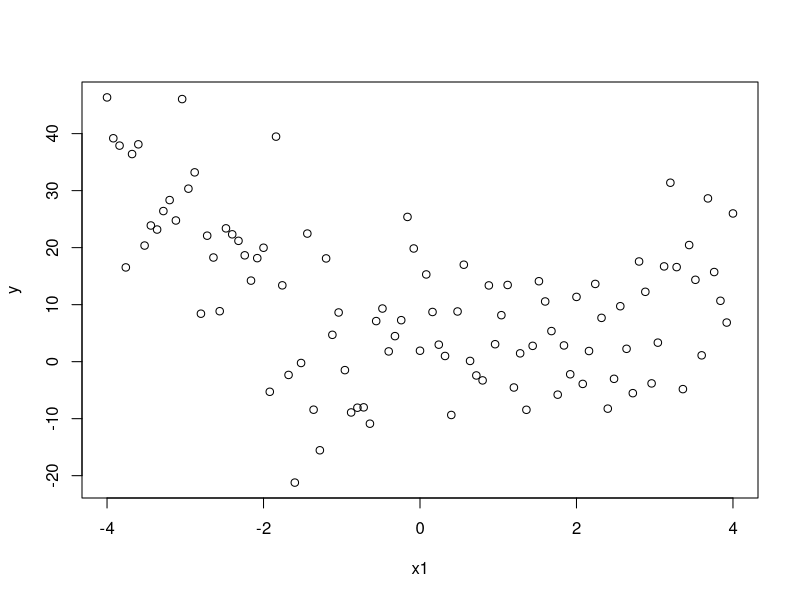

This figure's R source:
## wenn covariablen unabh dann p Werte und anova() gleich
set.seed(111)
x1 <- seq(-4, 4, length.out = 101)
y <- - 3*x1 + 2*x1^2 + rnorm(101, sd = 10)
par(mfrow = c(1, 1))
plot(x1, y)

# lm anpassen
m <- lm(y ~ x1 + I(x1^2))
m0 <- lm(y ~ x1)
summary(m)
anova(m, m0)
coef(summary(m))
cor(x1, x1^2)
